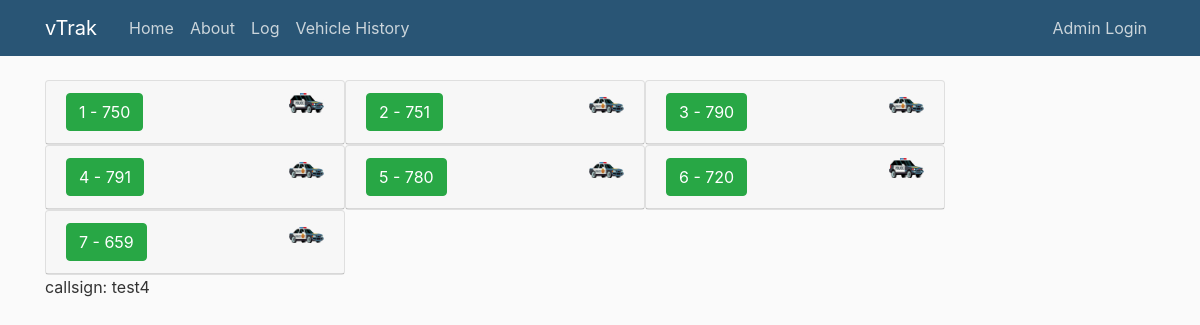
The app's page /log with its own data.
### vTrak/models.py (models this page shows, shortened)
class Vehicletable(models.Model):
    vehnum = models.CharField(max_length=3)
    vehtype = models.ForeignKey('Typetable', on_delete=models.PROTECT)
    is_lpr = models.BooleanField(default='False')
    isforpatrol = models.BooleanField(default='False')
    status = models.ForeignKey('Statustable', on_delete=models.PROTECT)
    is_active = models.BooleanField(default='False')
    datetaken = models.DateTimeField(default=timezone.now)
    callsigninuse = models.CharField(max_length=7,default=False)

class Activitytable(models.Model):
    vehnum = models.CharField(max_length=3)
    callsign = models.CharField(max_length=7)
    squad = models.CharField(max_length=20)
    created_on = models.DateTimeField(auto_now_add=True)

### vTrak/views.py (the view)
# urls.py: path('log', views.log, name='vTrak-log'),
def log(request):
    car = 791
    content = {
        'Vehicleinfo': Vehicletable.objects.all(),
        'Activityinfo': Activitytable.objects.all().order_by('-created_on'),
        'anothertest': Activitytable.objects.only('callsign').filter(vehnum=car).order_by('-created_on')[:1],
    }
    return render(request, 'vTrak/log.html', content)

### vTrak/templates/vTrak/log.html (shortened to what this page needs)
{% extends "vTrak/base.html" %}
{% load static %}
{% block content %}
    <div class="d-flex flex-wrap">
                    {% for veh in Vehicleinfo %}
                        <div class="card" style="width: 300px">
                            <div class="card-header" role="tab" id="headingOne">
                                <button class="btn btn-success">
                                    {{ forloop.counter }} - {{veh.vehnum}}
                                </button>
                                {% if veh.vehtype_id == 1 %}
                                    <img src="{% static 'vTrak/media/Vehicle-SUV.png' %}" align="right" alt="SUV" width="35" height="20">
                                {% elif veh.vehtype_id == 2 %}
                                    <img src="{% static 'vTrak/media/VehicleCrownVic.png' %}" align="right" alt="Crown Vic" width="35" height="20">
                                {% endif %}
                            </div>
                        </div>
                    {% endfor %}
    </div>
{% for vehicletest in anothertest %}
    <p>
    callsign: {{ vehicletest.callsign}}
    <br>
    </p>
    {% endfor %}
{% endblock content %}

### vTrak/static/vTrak/main.css (style rules this page uses)
body { background: #fafafa; color: #333333; margin-top: 5rem; }

### records on screen
Vehicletable: vehnum "750"
Vehicletable: vehnum "751"
Vehicletable: vehnum "790"
Vehicletable: vehnum "791"
Vehicletable: vehnum "780"
Vehicletable: vehnum "720"
Vehicletable: vehnum "659"
Activitytable: callsign "test4"
